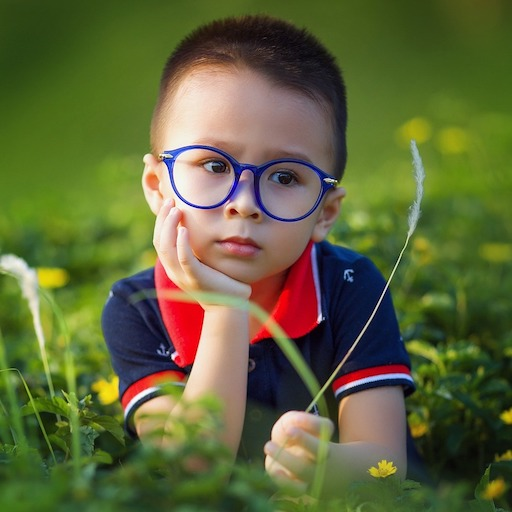
#> input picture basic-operations/sample.jpg, 512 x 512 px
$ python rotate.py
#> lines starting #> are read from the running program, lines starting #| are printed output that depends on the picture; long printed decimals are rounded

import cv2

source = cv2.imread("sample.jpg",1)
#> source is the input picture: shape (512, 512, 3); mean B, G, R 57.8, 101.6, 95.4

# Getting the dimesnions of the image
dim = source.shape
#> dim = (512, 512, 3)

rotationAngle = -30
scaleFactor = 1

# Rotating the image by 90 degrees about the center
# dim[0] stores the no of rows and dim[1] no of columns
rotationMatrix = cv2.getRotationMatrix2D((dim[1]/2,dim[0]/2),
				rotationAngle, scaleFactor)
print(rotationMatrix)
#| [[  0.866   -0.5        162.297]
#|  [  0.5          0.866  -93.703]]

result = cv2.warpAffine(source, rotationMatrix, (dim[1],dim[0]))
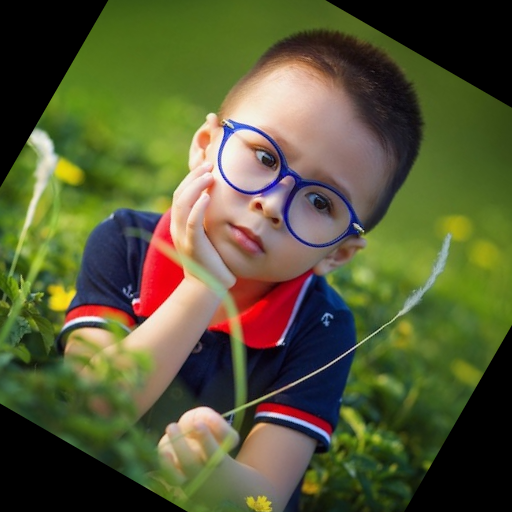
#> result: shape (512, 512, 3); mean B, G, R 53.6, 88.9, 86.7

cv2.imshow("Original", source)
cv2.imshow("Rotated Image", result)

cv2.waitKey(0)
cv2.destroyAllWindows()
